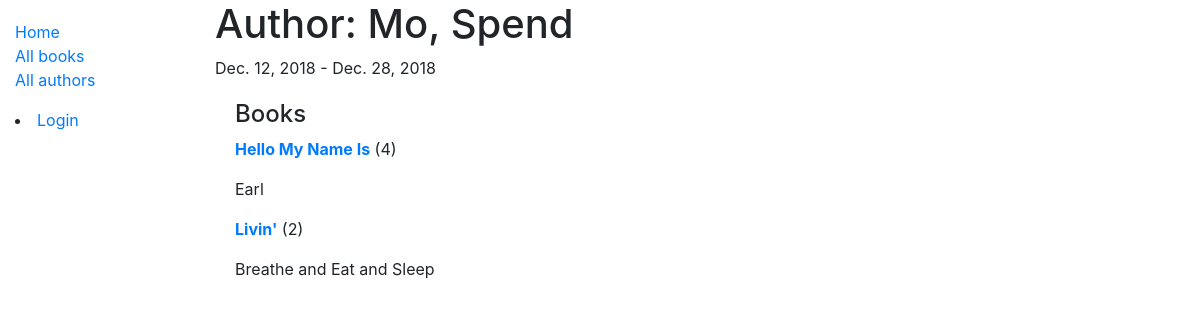
The app's page /catalog/author/1 with its own data.
### catalog/models.py (models this page shows, shortened)
class Author(models.Model):
    first_name = models.CharField(max_length=100)
    last_name = models.CharField(max_length=100)
    date_of_birth = models.DateField(null=True, blank=True)
    date_of_death = models.DateField('Died', null=True, blank=True)
    class Meta:
        ordering = ['last_name', 'first_name']

class Book(models.Model):
    title = models.CharField(max_length=200)
    author = models.ForeignKey('Author', on_delete=models.SET_NULL, null=True)
    summary = models.TextField(max_length = 1000, help_text='Enter a brief ' +
    'description of the book')
    isbn = models.CharField('ISBN', max_length=13, help_text='13 Character ' +
    '<a href="https://www.isbn-international.org/content/what-isbn">ISBN ' +
    'number</a>')
    genre = models.ManyToManyField(Genre, help_text='Select a genre for this ' +
    'book')
    language = models.ManyToManyField('Language', help_text='Select a ' +
    'language')
    def display_genre(self):
        """Create a string for the Genre. This is required to display genre in Admin."""
        return ', '.join(genre.name for genre in self.genre.all()[:3])
    display_genre.short_description = 'Genre'
    def display_language(self):
        """Create a string for the Language. This is required to display genre in Admin."""
        return ', '.join(language.name for language in self.language.all()[:3])
    display_language.short_description = 'Language'

### catalog/views.py (the view)
# urls.py: re_path(r'^author/(?P<pk>\d+)$', views.AuthorDetailView.as_view(), name='author-detail'),
class AuthorDetailView(generic.DetailView):
    model = Author
    paginate_by = 10

### catalog/templates/catalog/author_detail.html
{% extends "base_generic.html" %}
{% block content %}
<h1>Author: {{ author.last_name }}, {{ author.first_name }}</h1>
<p>{{ author.date_of_birth }} - {{ author.date_of_death }}</p>
<div style="margin-left:20px;margin-top:20px">
  <h4>Books</h4>
  {% for book in author.book_set.all %}
    <p><strong><a href="{% url 'book-detail' book.pk %}">{{ book.title }}</a></strong> ({{ book.bookinstance_set.all.count }})</p>
    <p>{{ book.summary }}</p>
  {% endfor %}
</div>
{% endblock %}

### records on screen
Author: last_name "Mo", first_name "Spend", date_of_birth "Dec. 12, 2018", date_of_death "Dec. 28, 2018"
Book: title "Hello My Name Is", bookinstance_set.all.count "4", summary "Earl"
Book: title "Livin'", bookinstance_set.all.count "2", summary "Breathe and Eat and Sleep"
